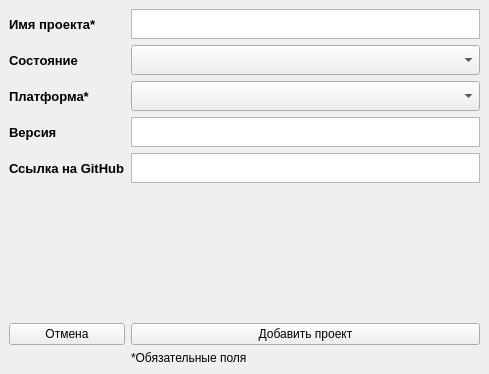
<?xml version="1.0" encoding="UTF-8"?>
<ui version="4.0">
 <class>MainWindow</class>
 <widget class="QMainWindow" name="MainWindow">
  <property name="geometry">
   <rect>
    <x>0</x>
    <y>0</y>
    <width>489</width>
    <height>374</height>
   </rect>
  </property>
  <property name="windowTitle">
   <string>Добавить проект</string>
  </property>
  <widget class="QWidget" name="centralwidget">
   <layout class="QGridLayout" name="gridLayout">
    <item row="7" column="1">
     <spacer name="verticalSpacer">
      <property name="orientation">
       <enum>Qt::Vertical</enum>
      </property>
      <property name="sizeHint" stdset="0">
       <size>
        <width>20</width>
        <height>40</height>
       </size>
      </property>
     </spacer>
    </item>
    <item row="4" column="1">
     <widget class="QComboBox" name="comboBox_2">
      <property name="minimumSize">
       <size>
        <width>0</width>
        <height>30</height>
       </size>
      </property>
     </widget>
    </item>
    <item row="4" column="0">
     <widget class="QLabel" name="label_4">
      <property name="font">
       <font>
        <family>Segoe UI</family>
        <pointsize>10</pointsize>
        <weight>75</weight>
        <bold>true</bold>
       </font>
      </property>
      <property name="text">
       <string>Платформа*</string>
      </property>
     </widget>
    </item>
    <item row="9" column="1">
     <widget class="QPushButton" name="pushButton">
      <property name="text">
       <string>Добавить проект</string>
      </property>
     </widget>
    </item>
    <item row="5" column="1">
     <widget class="QTextEdit" name="textEdit_3">
      <property name="maximumSize">
       <size>
        <width>16777215</width>
        <height>30</height>
       </size>
      </property>
     </widget>
    </item>
    <item row="5" column="0">
     <widget class="QLabel" name="label_6">
      <property name="font">
       <font>
        <family>Segoe UI</family>
        <pointsize>10</pointsize>
        <weight>75</weight>
        <bold>true</bold>
       </font>
      </property>
      <property name="text">
       <string>Версия</string>
      </property>
     </widget>
    </item>
    <item row="6" column="0">
     <widget class="QLabel" name="label_5">
      <property name="font">
       <font>
        <family>Segoe UI</family>
        <pointsize>10</pointsize>
        <weight>75</weight>
        <bold>true</bold>
       </font>
      </property>
      <property name="text">
       <string>Ссылка на GitHub</string>
      </property>
     </widget>
    </item>
    <item row="6" column="1">
     <widget class="QTextEdit" name="textEdit_4">
      <property name="maximumSize">
       <size>
        <width>16777215</width>
        <height>30</height>
       </size>
      </property>
     </widget>
    </item>
    <item row="9" column="0">
     <widget class="QPushButton" name="pushButton_2">
      <property name="text">
       <string>Отмена</string>
      </property>
     </widget>
    </item>
    <item row="2" column="1">
     <widget class="QComboBox" name="comboBox">
      <property name="minimumSize">
       <size>
        <width>0</width>
        <height>30</height>
       </size>
      </property>
     </widget>
    </item>
    <item row="0" column="0">
     <widget class="QLabel" name="label">
      <property name="font">
       <font>
        <family>Segoe UI</family>
        <pointsize>10</pointsize>
        <weight>75</weight>
        <bold>true</bold>
       </font>
      </property>
      <property name="text">
       <string>Имя проекта*</string>
      </property>
     </widget>
    </item>
    <item row="2" column="0">
     <widget class="QLabel" name="label_2">
      <property name="font">
       <font>
        <family>Segoe UI</family>
        <pointsize>10</pointsize>
        <weight>75</weight>
        <bold>true</bold>
       </font>
      </property>
      <property name="text">
       <string>Состояние</string>
      </property>
     </widget>
    </item>
    <item row="0" column="1">
     <widget class="QTextEdit" name="textEdit_2">
      <property name="maximumSize">
       <size>
        <width>16777215</width>
        <height>30</height>
       </size>
      </property>
     </widget>
    </item>
    <item row="10" column="1">
     <widget class="QLabel" name="label_3">
      <property name="text">
       <string>*Обязательные поля</string>
      </property>
     </widget>
    </item>
   </layout>
  </widget>
  <widget class="QMenuBar" name="menubar">
   <property name="geometry">
    <rect>
     <x>0</x>
     <y>0</y>
     <width>489</width>
     <height>26</height>
    </rect>
   </property>
  </widget>
 </widget>
 <resources/>
 <connections/>
</ui>
